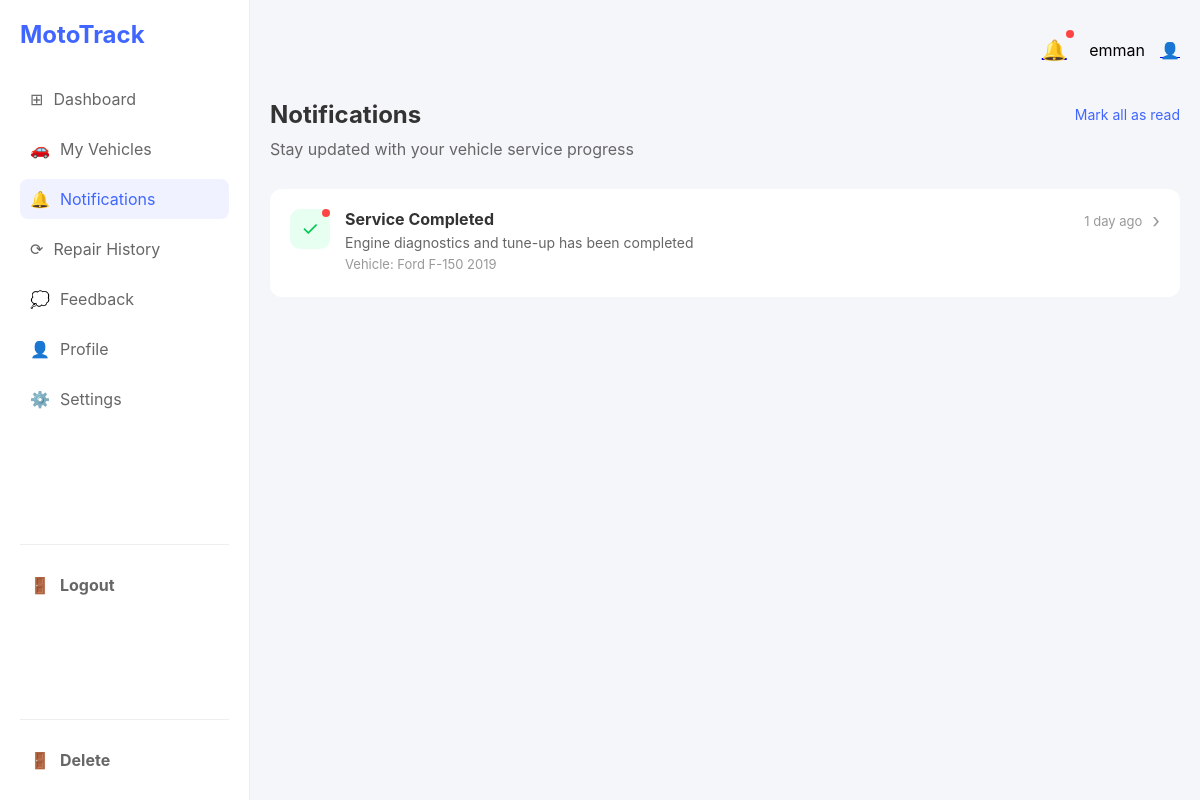
The app's page /notifications/ (signed in), older data.
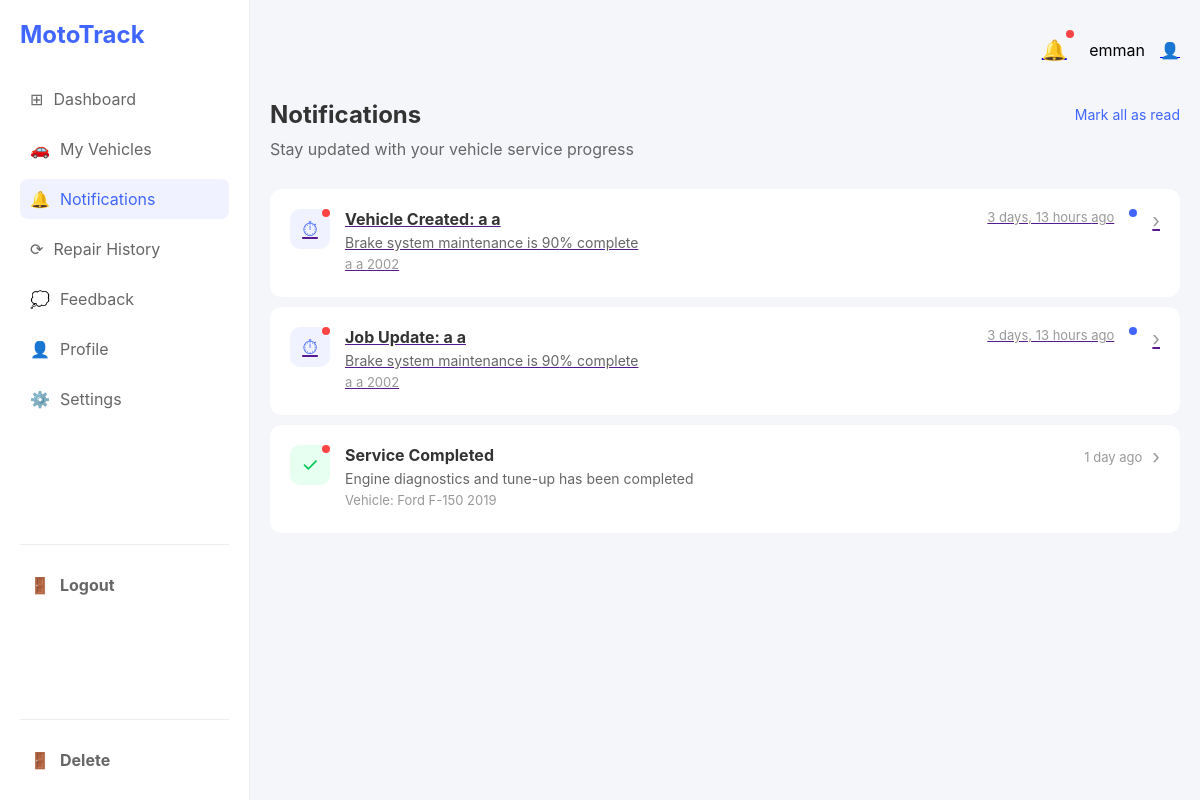
The same page, newer data.
### notifications/models.py (models this page shows, shortened)
class Notification(models.Model):
    customer = models.ForeignKey(settings.AUTH_USER_MODEL, on_delete=models.CASCADE, related_name="notifications")
    vehicle = models.ForeignKey(Vehicle, on_delete=models.CASCADE, related_name='vehicles')
    title = models.CharField(max_length=200)
    notification_type = models.CharField(
        max_length=50,
        choices=[
            ('Job Update', 'Job Update'),
            ('Alert', 'Alert'),
            ('Service Completion', 'Service Completion'),
            ('General Information', 'General Information'),
        ],
    )
    status = models.CharField(max_length=10, choices=READ_RECEIPT, default='Unread')
    message = models.TextField()
    created_at = models.DateTimeField(auto_now_add=True)

### vehicles/models.py (models this page shows, shortened)
class Vehicle(models.Model):
    owner = models.ForeignKey(settings.AUTH_USER_MODEL, on_delete=models.CASCADE, related_name="vehicles")
    registration_number = models.CharField(max_length=50, unique=True)
    make = models.CharField(max_length=100)
    model = models.CharField(max_length=100)
    vin = models.CharField(max_length=100)
    plate = models.CharField(max_length=50)
    year = models.PositiveIntegerField()
    color = models.CharField(max_length=50)
    condition = models.TextField(max_length=500)
    concern = models.TextField(default='None', max_length=1000)
    status = models.CharField(max_length=50, choices=STATUS_CHOICES, default='Pending')
    progress = models.PositiveIntegerField(default=0)
    created_at = models.DateTimeField(auto_now_add=True)
    updated_at = models.DateTimeField(auto_now=True)

### notifications/views.py (the view)
# urls.py: path('notifications/', include('notifications.urls')),
def notifications(request):
    notification_list = Notification.objects.filter(customer=request.user)
    context = {'notification_list': notification_list}
    return render(request, 'notification.html', context)

### templates/notification.html (shortened to what this page needs)
{% extends 'user-main.html' %}
{% load static %}
{% block styles %}
    {{ block.super }}
    <link rel="stylesheet" href="{% static 'styles/notification.css' %}">
{% endblock styles %}
{% block content %}
<div class="notifications-container">
    <div class="notifications-header">
        <h1>Notifications</h1>
        <button class="mark-read">Mark all as read</button>
    </div>
    <p class="subtitle">Stay updated with your vehicle service progress</p>
    <div class="notification-list">
        {% for notification in notification_list %}
        <a href="">
            <div class="notification-item">
                <div class="notification-icon blue">⏱</div>
                <div class="notification-content">
                    <h3>{{ notification.title }}</h3>
                    <p>Brake system maintenance is {{notification.vehicle.progress}}% complete</p>
                    <p class="vehicle">{{notification.vehicle.make}} {{notification.vehicle.model}} {{notification.vehicle.year}}</p>
                </div
                <div class="notification-meta">
                    <span class="time">{{notification.created_at|timesince}} ago</span>
                    <span class="status-dot blue"></span>
                    <span class="arrow">›</span>
                </div>
            </div>
        {% endfor %}
        <div class="notification-item">
            <div class="notification-icon green">✓</div>
            <div class="notification-content">
                <h3>Service Completed</h3>
                <p>Engine diagnostics and tune-up has been completed</p>
                <p class="vehicle">Vehicle: Ford F-150 2019</p>
            </div>
            <div class="notification-meta">
                <span class="time">1 day ago</span>
                <span class="arrow">›</span>
            </div>
        </div>
    </div>
</div>
{% endblock content %}

### templates/user-main.html (shortened to what this page needs)
{% load static %}
<!DOCTYPE html>
<html lang="en">
<head>
    {% block styles %}
    <link rel="stylesheet" href="{% static 'styles/user-main.css' %}">
    {% endblock styles %}
</head>
<body>
    <div class="container">
        <nav class="sidebar">
            <div class="logo">MotoTrack</div>
            <ul class="nav-items">
                <li class="{% if request.resolver_match.view_name == 'vehicle-dashboard' %}active{% endif %}"><a href="{% url 'vehicle-dashboard' %}"><span class="icon">⊞</span> Dashboard</a></li>
                <li class="{% if request.resolver_match.view_name == 'vehicles-page' %}active{% endif %}"><a href="{% url 'vehicles-page' %}"><span class="icon">🚗</span> My Vehicles</a></li>
                <li class="{% if request.resolver_match.view_name == 'notifcations' %}active{% endif %}"><a href="{% url 'notifcations' %}"><span class="icon">🔔</span> Notifications</a></li>
                <li><a href="#"><span class="icon">⟳</span> Repair History</a></li>
                <li class="{% if request.resolver_match.view_name == 'feedback' %}active{% endif %}" ><a href="{% url 'feedback' %}"><span class="icon">💭</span> Feedback</a></li>
                <li class="{% if request.resolver_match.view_name == 'profile' %}active{% endif %}"><a href="{% url 'profile' %}"><span class="icon">👤</span> Profile</a></li>
                <li><a href="#"><span class="icon">⚙️</span> Settings</a></li>
            </ul>
            {% if request.user.is_authenticated %}
            <div class="logout-section">
                <a href="{% url 'logout' %}" class="logout-btn"><span class="icon">🚪</span> Logout</a>
            </div>
            <div class="logout-section">
                <a href="" class="logout-btn"><span class="icon">🚪</span>Delete</a>
            </div>
            {% endif %}
        </nav>
        <main class="main-content">
            <header>
                <div class="user-info">
                    <a href="{% url 'notifcations' %}"><span class="notification-icon">🔔</span></a>
                    <span class="user-name">{{request.user.username}}</span>
                    <a href="{% url 'profile' %}"><span class="user-avatar">👤</span></a>
                </div>
            </header>
            {% block content %}
            {% endblock content %}
        </main>
    </div>
</body>
</html>

### static/styles/user-main.css (style rules this page uses)
* { margin: 0; padding: 0; box-sizing: border-box; font-family: -apple-system, BlinkMacSystemFont, 'Segoe UI', Roboto, Oxygen, Ubuntu, Cantarell, sans-serif; }
body { background-color: #f5f6fa; height: 100vh; }
.container { display: flex; min-height: 100vh; }
.sidebar { width: 250px; background-color: white; padding: 20px; border-right: 1px solid #eee; justify-content: space-between; }
.logo { color: #4066ff; font-size: 1.5rem; font-weight: bold; margin-bottom: 30px; }
.nav-items { list-style: none; }
.nav-items li { margin-bottom: 10px; padding: 10px; border-radius: 8px; }
.nav-items li.active { background-color: #f0f3ff; }
.nav-items li a { text-decoration: none; color: #666; display: flex; align-items: center; gap: 10px; }
.nav-items li.active a { color: #4066ff; }
.main-content { flex: 1; padding: 20px; overflow-y: auto; }
header { display: flex; justify-content: flex-end; padding: 10px 0; margin-bottom: 20px; }
.user-info { display: flex; align-items: center; gap: 15px; }
.sidebar { width: 250px; background-color: white; padding: 20px; border-right: 1px solid #eee; display: flex; flex-direction: column; justify-content: space-between; height: 100vh; }
.logout-section { margin-top: auto; padding-top: 20px; border-top: 1px solid #eee; }
.logout-btn { text-decoration: none; color: #666; font-weight: bold; display: flex; align-items: center; gap: 10px; padding: 10px; border-radius: 8px; transition: background-color 0.3s ease, color 0.3s ease; }

### static/styles/notification.css (style rules this page uses)
* { margin: 0; padding: 0; box-sizing: border-box; font-family: -apple-system, BlinkMacSystemFont, 'Segoe UI', Roboto, Oxygen, Ubuntu, Cantarell, sans-serif; }
body { background-color: #f5f6fa; }
.container { display: flex; min-height: 100vh; }
.sidebar { width: 250px; background-color: white; padding: 20px; border-right: 1px solid #eee; }
.logo { color: #4066ff; font-size: 1.5rem; font-weight: bold; margin-bottom: 30px; }
.nav-items { list-style: none; }
.nav-items li { margin-bottom: 10px; padding: 10px; border-radius: 8px; }
.nav-items li.active { background-color: #f0f3ff; }
.nav-items li a { text-decoration: none; color: #666; display: flex; align-items: center; gap: 10px; }
.nav-items li.active a { color: #4066ff; }
.main-content { flex: 1; padding: 20px; }
header { display: flex; justify-content: flex-end; padding: 10px 0; margin-bottom: 20px; }
.user-info { display: flex; align-items: center; gap: 15px; }
.notification-icon { position: relative; }
.notification-icon::after { content: ''; position: absolute; top: 0; right: 0; width: 8px; height: 8px; background-color: #ff4444; border-radius: 50%; }
.notifications-header { display: flex; justify-content: space-between; align-items: center; margin-bottom: 10px; }
.notifications-header h1 { font-size: 24px; color: #333; }
.mark-read { color: #4066ff; background: none; border: none; cursor: pointer; font-size: 14px; }
.subtitle { color: #666; margin-bottom: 30px; }
.notification-list { display: flex; flex-direction: column; gap: 15px; }
.notification-item { background-color: white; border-radius: 12px; padding: 20px; display: flex; align-items: flex-start; gap: 15px; cursor: pointer; transition: transform 0.2s; margin-bottom: 10px; }
.notification-icon { width: 40px; height: 40px; border-radius: 10px; display: flex; align-items: center; justify-content: center; font-size: 20px; }
.notification-icon.blue { background-color: #f0f3ff; color: #4066ff; }
.notification-icon.green { background-color: #e6fff0; color: #00c853; }
.notification-content { flex: 1; }
.notification-content h3 { font-size: 16px; color: #333; margin-bottom: 5px; }
.notification-content p { color: #666; font-size: 14px; margin-bottom: 5px; }
.notification-content .vehicle { color: #999; font-size: 13px; }
.notification-meta { display: flex; align-items: center; gap: 10px; }
.time { color: #999; font-size: 13px; }
.status-dot { width: 8px; height: 8px; border-radius: 50%; }
.status-dot.blue { background-color: #4066ff; }
.arrow { color: #999; font-size: 20px; }

Row changes from the older to the newer data that the page shows:
added Notification: title "Vehicle Created: a a", vehicle.progress "90", vehicle.make "a", vehicle.model "a", vehicle.year "2002", created_at "3 days, 13 hours"
added Notification: title "Job Update: a a", vehicle.progress "90", vehicle.make "a", vehicle.model "a", vehicle.year "2002", created_at "3 days, 13 hours"
